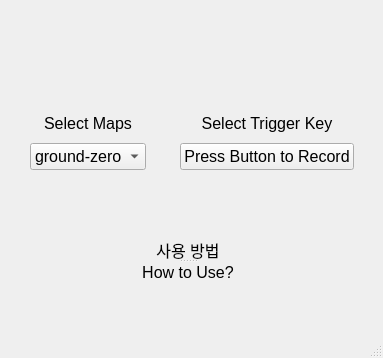
<?xml version="1.0" encoding="UTF-8"?>
<ui version="4.0">
 <class>MainWindow</class>
 <widget class="QMainWindow" name="MainWindow">
  <property name="geometry">
   <rect>
    <x>0</x>
    <y>0</y>
    <width>383</width>
    <height>358</height>
   </rect>
  </property>
  <property name="windowTitle">
   <string>MainWindow</string>
  </property>
  <widget class="QWidget" name="centralwidget">
   <widget class="QWidget" name="layoutWidget">
    <property name="geometry">
     <rect>
      <x>30</x>
      <y>110</y>
      <width>324</width>
      <height>60</height>
     </rect>
    </property>
    <layout class="QHBoxLayout" name="horizontalLayout">
     <item>
      <layout class="QGridLayout" name="gridLayout_3">
       <item row="0" column="0">
        <widget class="QLabel" name="map_label">
         <property name="font">
          <font>
           <pointsize>12</pointsize>
          </font>
         </property>
         <property name="text">
          <string>Select Maps</string>
         </property>
         <property name="alignment">
          <set>Qt::AlignmentFlag::AlignCenter</set>
         </property>
        </widget>
       </item>
       <item row="1" column="0">
        <widget class="QComboBox" name="map_selector">
         <property name="font">
          <font>
           <pointsize>12</pointsize>
          </font>
         </property>
         <item>
          <property name="text">
           <string>ground-zero</string>
          </property>
         </item>
         <item>
          <property name="text">
           <string>factory</string>
          </property>
         </item>
         <item>
          <property name="text">
           <string>customs</string>
          </property>
         </item>
         <item>
          <property name="text">
           <string>interchange</string>
          </property>
         </item>
         <item>
          <property name="text">
           <string>woods</string>
          </property>
         </item>
         <item>
          <property name="text">
           <string>shoreline</string>
          </property>
         </item>
         <item>
          <property name="text">
           <string>lighthouse</string>
          </property>
         </item>
         <item>
          <property name="text">
           <string>reserve</string>
          </property>
         </item>
         <item>
          <property name="text">
           <string>streets</string>
          </property>
         </item>
         <item>
          <property name="text">
           <string>lab</string>
          </property>
         </item>
        </widget>
       </item>
      </layout>
     </item>
     <item>
      <spacer name="horizontalSpacer">
       <property name="orientation">
        <enum>Qt::Orientation::Horizontal</enum>
       </property>
       <property name="sizeHint" stdset="0">
        <size>
         <width>40</width>
         <height>20</height>
        </size>
       </property>
      </spacer>
     </item>
     <item>
      <spacer name="horizontalSpacer_2">
       <property name="orientation">
        <enum>Qt::Orientation::Horizontal</enum>
       </property>
       <property name="sizeHint" stdset="0">
        <size>
         <width>40</width>
         <height>20</height>
        </size>
       </property>
      </spacer>
     </item>
     <item>
      <layout class="QGridLayout" name="gridLayout_2">
       <item row="2" column="0">
        <widget class="QLabel" name="trigger_label">
         <property name="font">
          <font>
           <pointsize>12</pointsize>
          </font>
         </property>
         <property name="text">
          <string>Select Trigger Key</string>
         </property>
         <property name="alignment">
          <set>Qt::AlignmentFlag::AlignCenter</set>
         </property>
        </widget>
       </item>
       <item row="3" column="0">
        <widget class="QPushButton" name="trigger_button">
         <property name="font">
          <font>
           <pointsize>12</pointsize>
          </font>
         </property>
         <property name="text">
          <string>Press Button to Record</string>
         </property>
        </widget>
       </item>
      </layout>
     </item>
    </layout>
   </widget>
   <widget class="QSplitter" name="splitter">
    <property name="geometry">
     <rect>
      <x>140</x>
      <y>240</y>
      <width>96</width>
      <height>42</height>
     </rect>
    </property>
    <property name="orientation">
     <enum>Qt::Orientation::Vertical</enum>
    </property>
    <widget class="QLabel" name="how_to_use_kor">
     <property name="font">
      <font>
       <pointsize>12</pointsize>
      </font>
     </property>
     <property name="text">
      <string>사용 방법</string>
     </property>
     <property name="alignment">
      <set>Qt::AlignmentFlag::AlignCenter</set>
     </property>
    </widget>
    <widget class="QLabel" name="how_to_use">
     <property name="font">
      <font>
       <pointsize>12</pointsize>
      </font>
     </property>
     <property name="text">
      <string>How to Use?</string>
     </property>
     <property name="alignment">
      <set>Qt::AlignmentFlag::AlignCenter</set>
     </property>
    </widget>
   </widget>
  </widget>
  <widget class="QStatusBar" name="statusbar"/>
 </widget>
 <resources/>
 <connections>
  <connection>
   <sender>trigger_button</sender>
   <signal>clicked()</signal>
   <receiver>MainWindow</receiver>
   <slot>set_trigger()</slot>
   <hints>
    <hint type="sourcelabel">
     <x>278</x>
     <y>154</y>
    </hint>
    <hint type="destinationlabel">
     <x>339</x>
     <y>357</y>
    </hint>
   </hints>
  </connection>
  <connection>
   <sender>map_selector</sender>
   <signal>currentTextChanged(QString)</signal>
   <receiver>MainWindow</receiver>
   <slot>change_map()</slot>
   <hints>
    <hint type="sourcelabel">
     <x>59</x>
     <y>167</y>
    </hint>
    <hint type="destinationlabel">
     <x>92</x>
     <y>357</y>
    </hint>
   </hints>
  </connection>
 </connections>
 <slots>
  <slot>set_trigger()</slot>
  <slot>change_map()</slot>
 </slots>
</ui>
